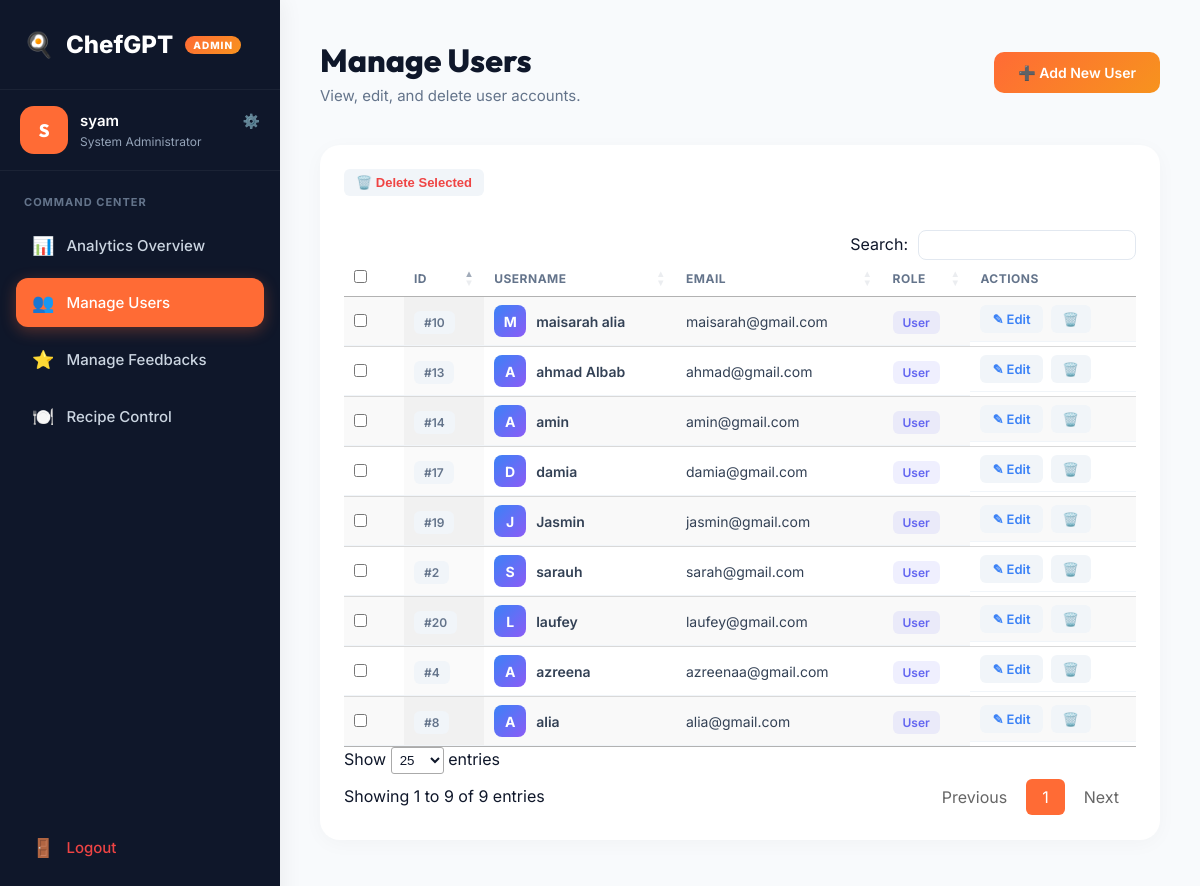
/admin/manage_user (signed in), run on an earlier commit of the app's database.
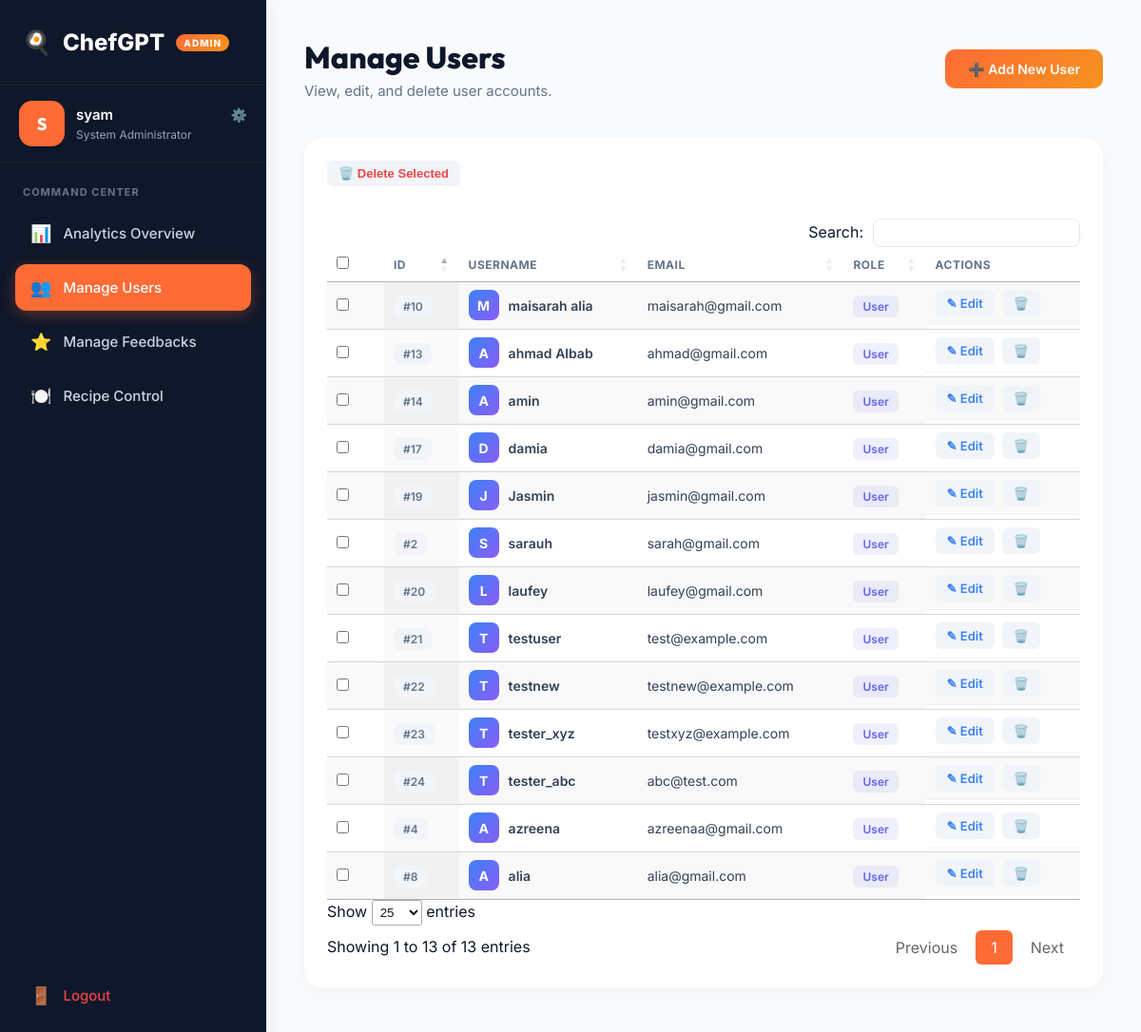
And on a later commit of the database.
### app.py (models this page shows)
class User(UserMixin, db.Model):
    id = db.Column(db.Integer, primary_key=True)
    username = db.Column(db.String(80), unique=True, nullable=False)
    email = db.Column(db.String(120), unique=True, nullable=False)
    password = db.Column(db.String(200), nullable=False)
    created_at = db.Column(db.DateTime, default=datetime.utcnow)
    role = db.Column(db.String(20), nullable=False, default='user')

### app.py (the view)
@app.route('/admin/manage_user')
@login_required
def manage_user():
    if current_user.role != 'admin':
        flash('Access denied', 'danger')
        return redirect(url_for('dashboard'))
    users = User.query.filter(User.role != 'admin').all()
    return render_template('/admin/manage_user.html', users=users)

### app.py (called while the page is built)
@login_manager.user_loader
def load_user(user_id):
    return User.query.get(int(user_id))

### templates/admin/manage_user.html (shortened to what this page needs)
{% extends "admin/admin_base.html" %}
{% block admin_content %}
    <header class="admin-header">
        <div>
            <h1>Manage Users</h1>
            <p class="header-sub">View, edit, and delete user accounts.</p>
        </div>
        <div class="header-actions">
            <a href="{{ url_for('add_user') }}" class="btn-primary">➕ Add New User</a>
        </div>
    </header>
    <div class="admin-card">
        <form action="{{ url_for('bulk_delete_users') }}" method="POST" id="bulkForm">
            <div class="card-header-flex">
                <button type="submit" class="btn-action delete" onclick="return confirm('Delete all selected users? This cannot be undone.')">
                    🗑️ Delete Selected
                </button>
            </div>
            <div class="table-container" style="padding-top: 10px;">
                <table id="dataTable" class="admin-table display" style="width:100%">
                    <thead>
                        <tr>
                            <th style="width:40px;"><input type="checkbox" id="selectAll"></th>
                            <th>ID</th>
                            <th>Username</th>
                            <th>Email</th>
                            <th>Role</th>
                            <th>Actions</th>
                        </tr>
                    </thead>
                    <tbody>
                        {% for u in users %}
                        <tr>
                            <td><input type="checkbox" name="selected_ids" value="{{ u.id }}"></td>
                            <td><span class="badge badge-gray">#{{ u.id }}</span></td>
                            <td class="font-medium">
                                <div style="display:flex; align-items:center; gap:10px;">
                                    <div class="avatar-small">{{ u.username[0]|upper }}</div>
                                    {{ u.username }}
                                </div>
                            </td>
                            <td>{{ u.email }}</td>
                            <td>
                                {% if u.role == 'admin' %}
                                    <span class="badge badge-danger">Admin</span>
                                {% else %}
                                    <span class="badge badge-primary">User</span>
                                {% endif %}
                            </td>
                            <td class="actions-cell">
                                <a href="{{ url_for('edit_user', user_id=u.id) }}" class="btn-action edit">✎ Edit</a>
                                <a href="{{ url_for('delete_user', user_id=u.id) }}" onclick="event.preventDefault(); if(confirm('Delete this user?')) document.getElementById('del-{{u.id}}').submit();" class="btn-action delete">🗑️</a>
                            </td>
                        </tr>
                        {% endfor %}
                    </tbody>
                </table>
            </div>
        </form>
    </div>
{% endblock %}

### templates/admin/admin_base.html (shortened to what this page needs)
<!DOCTYPE html>
<html lang="en">
<head>
    <link rel="stylesheet" href="{{ url_for('static', filename='css/admin_dashboard.css') }}">
    <link rel="stylesheet" href="https://cdn.datatables.net/1.13.6/css/jquery.dataTables.min.css">
    <link rel="stylesheet" href="https://cdn.datatables.net/buttons/2.4.1/css/buttons.dataTables.min.css">
</head>
<body>
    <div class="admin-layout">
        <aside class="admin-sidebar">
            <div class="sidebar-brand">
                <span class="brand-icon">🍳</span>
                ChefGPT <span class="brand-badge">ADMIN</span>
            </div>
            <div class="admin-profile" style="padding: 0; background: transparent;">
                <a href="{{ url_for('admin_profile') }}"
                    style="text-decoration: none; color: inherit; display: flex; align-items: center; gap: 12px; width: 100%; padding: 16px 20px; border-radius: 16px; transition: background 0.2s;"
                    onmouseover="this.style.background='rgba(255,255,255,0.05)'"
                    onmouseout="this.style.background='transparent'">
                    <div class="admin-avatar">{{ current_user.username[0]|upper if current_user else 'A' }}</div>
                    <div class="admin-info" style="flex-grow: 1;">
                        <div class="admin-name"
                            style="display: flex; justify-content: space-between; align-items: center;">
                            {{ current_user.username if current_user else 'Admin' }}
                            <span style="font-size: 14px; opacity: 0.7;" title="Profile Settings">⚙️</span>
                        </div>
                        <div class="admin-role">System Administrator</div>
                    </div>
                </a>
            </div>
            <nav class="admin-nav">
                <div class="nav-label">COMMAND CENTER</div>
                <a href="{{ url_for('admin_dashboard') }}"
                    class="nav-item {% if request.endpoint == 'admin_dashboard' %}active{% endif %}">
                    <span class="nav-icon">📊</span> Analytics Overview
                </a>
                <a href="{{ url_for('manage_user') }}"
                    class="nav-item {% if 'user' in request.endpoint %}active{% endif %}">
                    <span class="nav-icon">👥</span> Manage Users
                </a>
                <a href="{{ url_for('manage_feedback') }}"
                    class="nav-item {% if 'feedback' in request.endpoint %}active{% endif %}">
                    <span class="nav-icon">⭐</span> Manage Feedbacks
                </a>
                <a href="{{ url_for('manage_recipes') }}"
                    class="nav-item {% if 'recipe' in request.endpoint and 'dashboard' not in request.endpoint %}active{% endif %}">
                    <span class="nav-icon">🍽️</span> Recipe Control
                </a>
                <div class="nav-bottom">
                    <a href="{{ url_for('logout') }}" class="nav-item nav-logout">
                        <span class="nav-icon">🚪</span> Logout
                    </a>
                </div>
            </nav>
        </aside>
        <main class="admin-main">
            {% block admin_content %}{% endblock %}
        </main>
    </div>
</body>
</html>

### static/css/admin_dashboard.css (style rules this page uses)
* { margin: 0; padding: 0; box-sizing: border-box; }
body { font-family: 'Inter', sans-serif; background-color: #f8fafc; color: #0f172a; }
h1, h2, h3, h4, h5, h6 { font-family: 'Outfit', sans-serif; }
.admin-layout { display: flex; min-height: 100vh; }
.admin-sidebar { width: 280px; background: #0f172a; color: white; display: flex; flex-direction: column; box-shadow: 4px 0 20px rgba(0,0,0,0.05); z-index: 10; }
.sidebar-brand { padding: 30px 24px; font-size: 24px; font-weight: 800; display: flex; align-items: center; gap: 12px; border-bottom: 1px solid rgba(255,255,255,0.05); }
.brand-badge { background: linear-gradient(135deg, #FF6B35, #F7931E); font-size: 10px; padding: 3px 8px; border-radius: 99px; font-weight: 800; letter-spacing: 1px; }
.admin-profile { padding: 24px; display: flex; align-items: center; gap: 16px; border-bottom: 1px solid rgba(255,255,255,0.05); }
.admin-avatar { width: 48px; height: 48px; background: #FF6B35; border-radius: 14px; display: flex; align-items: center; justify-content: center; font-weight: 800; font-size: 18px; font-family: 'Outfit'; }
.admin-info { flex: 1; }
.admin-name { font-weight: 600; font-size: 15px; margin-bottom: 4px; }
.admin-role { font-size: 12px; color: #94a3b8; }
.admin-nav { padding: 24px 16px; flex: 1; display: flex; flex-direction: column; }
.nav-label { font-size: 11px; font-weight: 700; color: #64748b; margin-bottom: 12px; padding-left: 8px; letter-spacing: 1px; }
.nav-item { display: flex; align-items: center; gap: 12px; padding: 14px 16px; color: #cbd5e1; text-decoration: none; border-radius: 12px; font-weight: 500; font-size: 15px; transition: all 0.2s; margin-bottom: 8px; }
.nav-item:hover, .nav-item.active { background: rgba(255,255,255,0.1); color: #fff; }
.nav-item.active { background: #FF6B35; box-shadow: 0 4px 15px rgba(255,107,53,0.3); }
.nav-icon { font-size: 18px; }
.nav-bottom { margin-top: auto; }
.nav-logout { color: #ef4444; }
.admin-main { flex: 1; padding: 40px; overflow-y: auto; height: 100vh; }
.admin-header { display: flex; justify-content: space-between; align-items: center; margin-bottom: 40px; }
.admin-header h1 { font-size: 32px; font-weight: 800; color: #0f172a; margin-bottom: 6px; }
.header-sub { color: #64748b; font-size: 15px; }
.admin-card { background: white; padding: 24px; border-radius: 20px; box-shadow: 0 4px 20px rgba(0,0,0,0.03); margin-bottom: 24px; }
.card-header-flex { display: flex; justify-content: space-between; align-items: center; margin-bottom: 24px; }
.btn-primary { background: linear-gradient(135deg, #FF6B35, #F7931E); color: white; padding: 12px 24px; border-radius: 10px; text-decoration: none; font-weight: 600; font-size: 14px; display: inline-block; transition: transform 0.2s, box-shadow 0.2s; border: none; cursor: pointer; }
.table-container { width: 100%; overflow-x: auto; }
.admin-table { width: 100%; border-collapse: collapse; text-align: left; }
.admin-table th { padding: 16px 20px; color: #64748b; font-weight: 600; font-size: 12px; text-transform: uppercase; letter-spacing: 0.5px; border-bottom: 2px solid #f1f5f9; }
.admin-table td { padding: 16px 20px; color: #334155; font-size: 14px; border-bottom: 1px solid #f1f5f9; vertical-align: middle; }
.badge { padding: 4px 10px; border-radius: 6px; font-size: 12px; font-weight: 600; }
.badge-gray { background: #f1f5f9; color: #64748b; }
.badge-primary { background: rgba(99, 102, 241, 0.1); color: #6366f1; }
.font-medium { font-weight: 600; color: #0f172a; }
.actions-cell { display: flex; gap: 8px; }
.btn-action { padding: 6px 12px; border-radius: 6px; font-size: 13px; font-weight: 600; text-decoration: none; border: none; cursor: pointer; transition: all 0.2s; }
.btn-action.edit { background: #f1f5f9; color: #3b82f6; }
.btn-action.delete { background: #f1f5f9; color: #ef4444; }
.avatar-small { width: 32px; height: 32px; border-radius: 8px; background: linear-gradient(135deg, #3b82f6, #8b5cf6); color: white; display: flex; align-items: center; justify-content: center; font-weight: 700; font-size: 14px; }

What changed in the data, as far as the page shows it:
added User: id "21", username "T", username "testuser", email "test@example.com", role "User"
added User: id "22", username "T", username "testnew", email "testnew@example.com", role "User"
added User: id "23", username "T", username "tester_xyz", email "testxyz@example.com", role "User"
added User: id "24", username "T", username "tester_abc", email "abc@test.com", role "User"
Also different on the page:
text written by a page script: "Search: Show entries Showing 1 to 9 of 9 entries Previous 1 Next" → "Search: Show entries Showing 1 to 13 of 13 entries Previous 1 Next"
